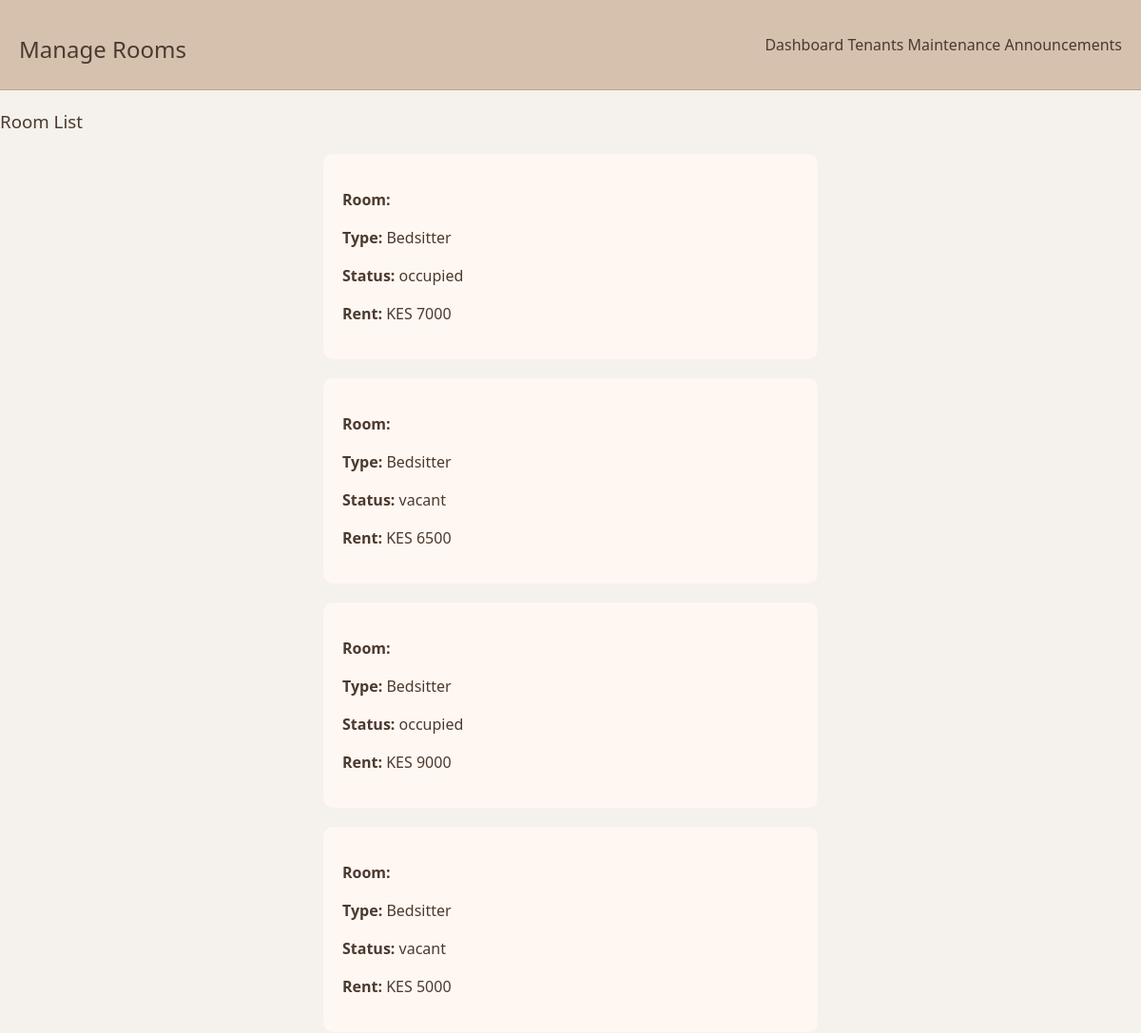
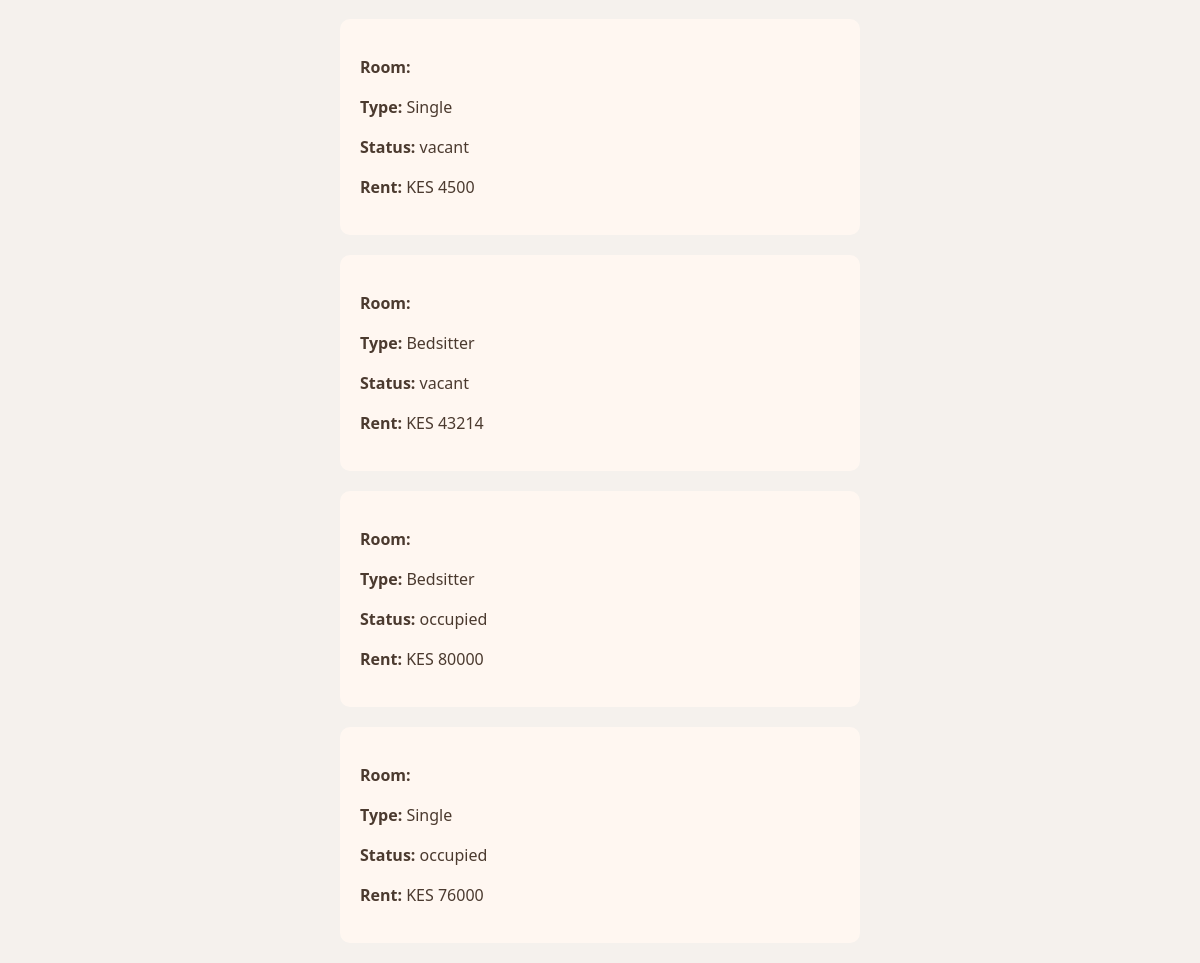
The app's page /myadmin/rooms/ (signed in) with its own data (2 pictures, top to bottom).
### myapp/models.py (models this page shows, shortened)
class Room(models.Model):
    room_number = models.CharField(max_length=20, default=1)
    type = models.CharField(max_length=30, default='Bedsitter')
    rent = models.PositiveIntegerField()
    status = models.CharField(max_length=20, default='vacant')  # vacant / occupied

### myapp/views.py (the view)
# urls.py: path('myadmin/rooms/', views.admin_rooms, name='admin_rooms'),
@staff_member_required
def admin_rooms(request):
    rooms = Room.objects.all().order_by('room_number')
    return render(request, 'admin_rooms.html', {'rooms': rooms})

### myapp/templates/admin_rooms.html (shortened to what this page needs)
{% load static %}
<!DOCTYPE html>
<html lang="en">
<head>
    <link rel="stylesheet" href="{% static 'assets/styles.css' %}">
</head>
<body>
<nav>
    <h2>Manage Rooms</h2>
    <div>
        <a href="{% url 'admin_dashboard' %}">Dashboard</a>
        <a href="{% url 'admin_tenants' %}">Tenants</a>
        <a href="{% url 'admin_maintenance' %}">Maintenance</a>
        <a href="{% url 'admin_announcements' %}">Announcements</a>
    </div>
</nav>
<section class="dashboard">
    <h3>Room List</h3>
    {% for room in rooms %}
    <div class="card">
        <p><strong>Room:</strong> {{ room.number }}</p>
        <p><strong>Type:</strong> {{ room.type }}</p>
        <p><strong>Status:</strong> {{ room.status }}</p>
        <p><strong>Rent:</strong> KES {{ room.rent }}</p>
    </div>
    {% empty %}
    <p>No rooms added yet.</p>
    {% endfor %}
</section>
</body>
</html>

### myapp/static/assets/styles.css (style rules this page uses)
body { font-family: 'Segoe UI', Tahoma, Geneva, Verdana, sans-serif; margin: 0; padding: 0; background: #f5f1ed url('hostel.jpg') no-repeat center center fixed; background-size: cover; color: #4b3a2f; line-height: 1.5; min-height: 100vh; }
a { text-decoration: none; color: #4b3a2f; }
nav, .nav { display: flex; justify-content: space-between; align-items: center; padding: 14px 20px; background: #d6c1af; border-bottom: 1px solid #c0a88a; }
.card, .form-container { background: #fff7f1; padding: 20px; border-radius: 10px; margin: 20px 0; position: center; width: 40%; height: 40%; margin-left:auto; margin-right: auto; }
h1, h2, h3 { margin-bottom: 10px; font-weight: 500; }

### records on screen
Room: type "Bedsitter", status "occupied", rent "7000"
Room: type "Bedsitter", status "vacant", rent "6500"
Room: type "Bedsitter", status "occupied", rent "9000"
Room: type "Bedsitter", status "vacant", rent "5000"
Room: type "Single", status "vacant", rent "4500"
Room: type "Bedsitter", status "vacant", rent "43214"
Room: type "Bedsitter", status "occupied", rent "80000"
Room: type "Single", status "occupied", rent "76000"
